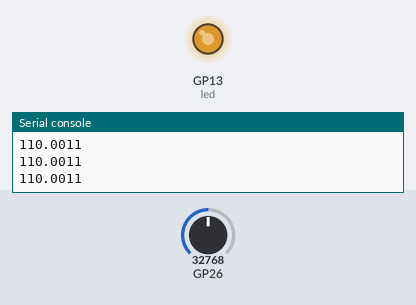
This program was run on a simulated Raspberry Pi Pico running MicroPython. Shown: output pins drawn as LEDs (lit = HIGH), the last lines printed to the serial console. The test bench sets the inputs (shaded band); at power-on: GP26 = 32768 (analog values on the 0–65535 scale).

Above: at 1.29 s.
1.3 s: GP26 set to 45874
At 1.45 s:
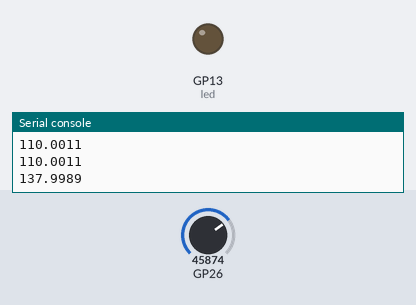
4.3 s: GP26 set to 57670
At 4.45 s:
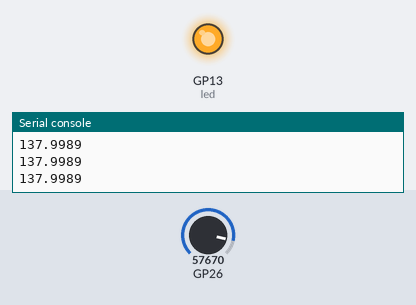
Timing chart, 0 to 13.3 s (numbered marks = the images above; inputs shaded):
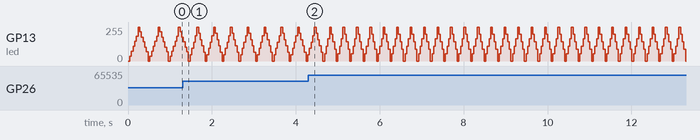

The program:

beating_heart.py
```python
from picozero import LED, Pot
from time import sleep

led = LED(13)
instelwiel = Pot(0)

hart_min = 40
hart_max = 180
hart_bereik = hart_max - hart_min

while True:
    bpm = hart_min + instelwiel.value * hart_bereik
    print(bpm)
    slagen = 60/bpm
    helder_tijd = slagen / 2 # Geef een halve beat door die helderder wordt
    dimmer_tijd = slagen / 2 # Geef een halve beat door om donkerder te worden

    led.pulse(helder_tijd, dimmer_tijd, n=1, wait=True)  # Pulseer 1 keer, wacht tot je klaar bent
```
